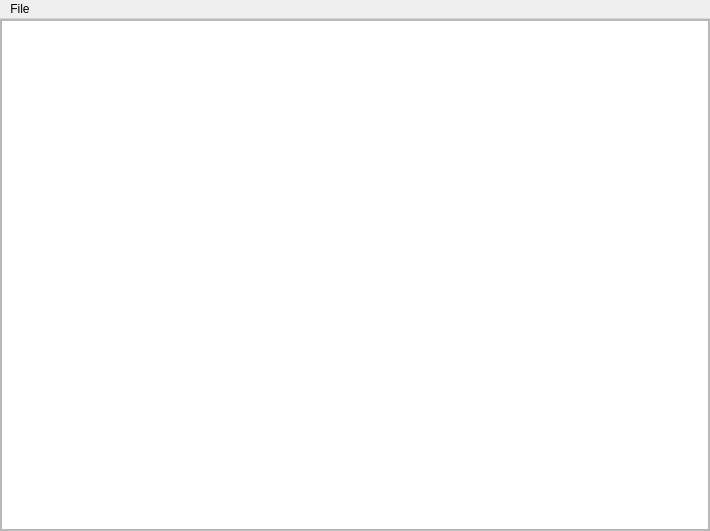
<?xml version="1.0" encoding="UTF-8"?>
<ui version="4.0">
    <class>capy::ui::ConsoleWindow</class>
    <widget class="QMainWindow" name="capy::ui::ConsoleWindow">
        <property name="geometry">
            <rect>
                <x>0</x>
                <y>0</y>
                <width>710</width>
                <height>531</height>
            </rect>
        </property>
        <property name="windowTitle">
            <string>CapyArt Studio Debugging Console</string>
        </property>
        <property name="windowIcon">
            <iconset resource="../../resources/resources.qrc">
                <normaloff>:/icon.png</normaloff>:/icon.png
            </iconset>
        </property>
        <widget class="QWidget" name="centralwidget">
            <layout class="QVBoxLayout" name="verticalLayout_2">
                <property name="leftMargin">
                    <number>0</number>
                </property>
                <property name="topMargin">
                    <number>0</number>
                </property>
                <property name="rightMargin">
                    <number>0</number>
                </property>
                <property name="bottomMargin">
                    <number>0</number>
                </property>
                <item>
                    <widget class="QScrollArea" name="scrollArea">
                        <property name="widgetResizable">
                            <bool>true</bool>
                        </property>
                        <widget class="QWidget" name="scrollAreaWidgetContents">
                            <property name="geometry">
                                <rect>
                                    <x>0</x>
                                    <y>0</y>
                                    <width>708</width>
                                    <height>486</height>
                                </rect>
                            </property>
                            <layout class="QVBoxLayout" name="verticalLayout">
                                <property name="leftMargin">
                                    <number>0</number>
                                </property>
                                <property name="topMargin">
                                    <number>0</number>
                                </property>
                                <property name="rightMargin">
                                    <number>0</number>
                                </property>
                                <property name="bottomMargin">
                                    <number>0</number>
                                </property>
                                <item>
                                    <widget class="QTextEdit" name="logTextArea">
                                        <property name="readOnly">
                                            <bool>true</bool>
                                        </property>
                                    </widget>
                                </item>
                            </layout>
                        </widget>
                    </widget>
                </item>
            </layout>
        </widget>
        <widget class="QMenuBar" name="menubar">
            <property name="geometry">
                <rect>
                    <x>0</x>
                    <y>0</y>
                    <width>710</width>
                    <height>43</height>
                </rect>
            </property>
            <widget class="QMenu" name="menuExport">
                <property name="title">
                    <string>File</string>
                </property>
                <addaction name="actionExport"/>
            </widget>
            <addaction name="menuExport"/>
        </widget>
        <action name="actionExport">
            <property name="text">
                <string>Export</string>
            </property>
        </action>
    </widget>
    <resources>
        <include location="../../resources/resources.qrc"/>
    </resources>
    <connections/>
</ui>
